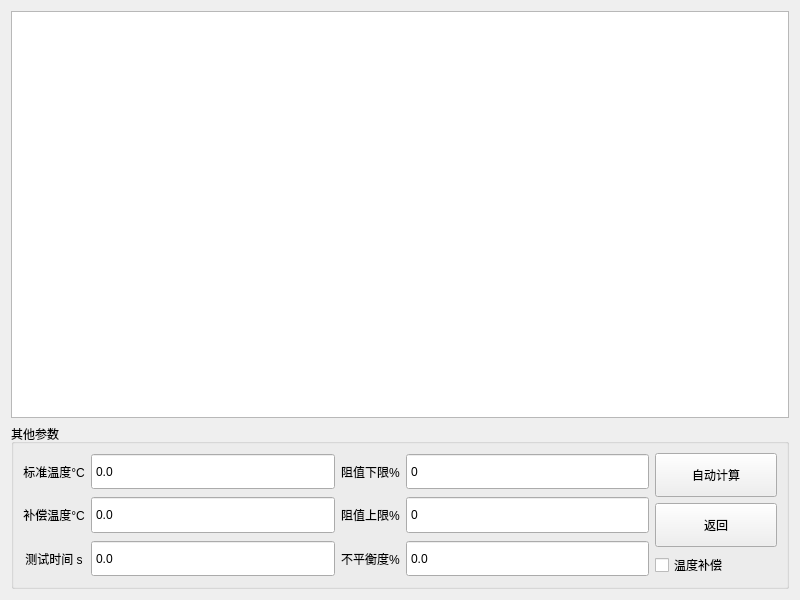
<?xml version="1.0" encoding="UTF-8"?>
<ui version="4.0">
 <class>Resistance</class>
 <widget class="QWidget" name="Resistance">
  <property name="geometry">
   <rect>
    <x>0</x>
    <y>0</y>
    <width>800</width>
    <height>600</height>
   </rect>
  </property>
  <property name="windowTitle">
   <string>Form</string>
  </property>
  <layout class="QVBoxLayout" name="verticalLayout" stretch="3,1">
   <item>
    <widget class="QTableWidget" name="TabSetDcr">
     <property name="editTriggers">
      <set>QAbstractItemView::AllEditTriggers</set>
     </property>
     <property name="selectionMode">
      <enum>QAbstractItemView::SingleSelection</enum>
     </property>
     <attribute name="horizontalHeaderVisible">
      <bool>false</bool>
     </attribute>
     <attribute name="horizontalHeaderDefaultSectionSize">
      <number>60</number>
     </attribute>
     <attribute name="horizontalHeaderHighlightSections">
      <bool>false</bool>
     </attribute>
     <attribute name="horizontalHeaderStretchLastSection">
      <bool>true</bool>
     </attribute>
     <attribute name="verticalHeaderDefaultSectionSize">
      <number>50</number>
     </attribute>
     <attribute name="verticalHeaderHighlightSections">
      <bool>false</bool>
     </attribute>
     <column>
      <property name="text">
       <string>选中</string>
      </property>
     </column>
     <column>
      <property name="text">
       <string>端一</string>
      </property>
     </column>
     <column>
      <property name="text">
       <string>端二</string>
      </property>
     </column>
     <column>
      <property name="text">
       <string>线圈材料</string>
      </property>
     </column>
     <column>
      <property name="text">
       <string>单位</string>
      </property>
     </column>
     <column>
      <property name="text">
       <string>电阻下限</string>
      </property>
     </column>
     <column>
      <property name="text">
       <string>电阻上限</string>
      </property>
     </column>
     <column>
      <property name="text">
       <string>标准电阻</string>
      </property>
     </column>
    </widget>
   </item>
   <item>
    <widget class="QGroupBox" name="BoxOther">
     <property name="title">
      <string>其他参数</string>
     </property>
     <layout class="QGridLayout" name="gridLayout" columnstretch="0,2,0,2,1">
      <item row="2" column="1">
       <widget class="QDoubleSpinBox" name="BoxTime">
        <property name="sizePolicy">
         <sizepolicy hsizetype="Minimum" vsizetype="Expanding">
          <horstretch>0</horstretch>
          <verstretch>0</verstretch>
         </sizepolicy>
        </property>
        <property name="buttonSymbols">
         <enum>QAbstractSpinBox::NoButtons</enum>
        </property>
        <property name="decimals">
         <number>1</number>
        </property>
       </widget>
      </item>
      <item row="1" column="3">
       <widget class="QDoubleSpinBox" name="BoxMax">
        <property name="sizePolicy">
         <sizepolicy hsizetype="Minimum" vsizetype="Expanding">
          <horstretch>0</horstretch>
          <verstretch>0</verstretch>
         </sizepolicy>
        </property>
        <property name="buttonSymbols">
         <enum>QAbstractSpinBox::NoButtons</enum>
        </property>
        <property name="decimals">
         <number>0</number>
        </property>
        <property name="maximum">
         <double>9900.000000000000000</double>
        </property>
       </widget>
      </item>
      <item row="0" column="2">
       <widget class="QLabel" name="TextMin">
        <property name="text">
         <string>阻值下限%</string>
        </property>
        <property name="alignment">
         <set>Qt::AlignCenter</set>
        </property>
       </widget>
      </item>
      <item row="0" column="3">
       <widget class="QDoubleSpinBox" name="BoxMin">
        <property name="sizePolicy">
         <sizepolicy hsizetype="Minimum" vsizetype="Expanding">
          <horstretch>0</horstretch>
          <verstretch>0</verstretch>
         </sizepolicy>
        </property>
        <property name="buttonSymbols">
         <enum>QAbstractSpinBox::NoButtons</enum>
        </property>
        <property name="decimals">
         <number>0</number>
        </property>
       </widget>
      </item>
      <item row="0" column="0">
       <widget class="QLabel" name="TextStdTemp">
        <property name="text">
         <string>标准温度°C</string>
        </property>
        <property name="alignment">
         <set>Qt::AlignCenter</set>
        </property>
       </widget>
      </item>
      <item row="2" column="0">
       <widget class="QLabel" name="TextTime">
        <property name="text">
         <string>测试时间 s</string>
        </property>
        <property name="alignment">
         <set>Qt::AlignCenter</set>
        </property>
       </widget>
      </item>
      <item row="1" column="1">
       <widget class="QDoubleSpinBox" name="BoxOffset">
        <property name="sizePolicy">
         <sizepolicy hsizetype="Minimum" vsizetype="Expanding">
          <horstretch>0</horstretch>
          <verstretch>0</verstretch>
         </sizepolicy>
        </property>
        <property name="buttonSymbols">
         <enum>QAbstractSpinBox::NoButtons</enum>
        </property>
        <property name="decimals">
         <number>1</number>
        </property>
       </widget>
      </item>
      <item row="1" column="0">
       <widget class="QLabel" name="TextOffsetTemp">
        <property name="text">
         <string>补偿温度°C</string>
        </property>
        <property name="alignment">
         <set>Qt::AlignCenter</set>
        </property>
       </widget>
      </item>
      <item row="1" column="2">
       <widget class="QLabel" name="TextMax">
        <property name="text">
         <string>阻值上限%</string>
        </property>
        <property name="alignment">
         <set>Qt::AlignCenter</set>
        </property>
       </widget>
      </item>
      <item row="0" column="4" rowspan="3">
       <widget class="QWidget" name="WidgetButton" native="true">
        <layout class="QVBoxLayout" name="verticalLayout_2">
         <property name="leftMargin">
          <number>0</number>
         </property>
         <property name="topMargin">
          <number>0</number>
         </property>
         <property name="rightMargin">
          <number>0</number>
         </property>
         <property name="bottomMargin">
          <number>0</number>
         </property>
         <item>
          <widget class="QPushButton" name="BtnSDLRAuto">
           <property name="sizePolicy">
            <sizepolicy hsizetype="Expanding" vsizetype="Expanding">
             <horstretch>0</horstretch>
             <verstretch>0</verstretch>
            </sizepolicy>
           </property>
           <property name="minimumSize">
            <size>
             <width>97</width>
             <height>44</height>
            </size>
           </property>
           <property name="text">
            <string>自动计算</string>
           </property>
          </widget>
         </item>
         <item>
          <widget class="QPushButton" name="BtnSDLRExit">
           <property name="sizePolicy">
            <sizepolicy hsizetype="Expanding" vsizetype="Expanding">
             <horstretch>0</horstretch>
             <verstretch>0</verstretch>
            </sizepolicy>
           </property>
           <property name="minimumSize">
            <size>
             <width>97</width>
             <height>44</height>
            </size>
           </property>
           <property name="text">
            <string>返回</string>
           </property>
          </widget>
         </item>
         <item>
          <widget class="QCheckBox" name="BoxOffsetEnable">
           <property name="text">
            <string>温度补偿</string>
           </property>
          </widget>
         </item>
        </layout>
       </widget>
      </item>
      <item row="2" column="2">
       <widget class="QLabel" name="TextUnbalance">
        <property name="text">
         <string>不平衡度%</string>
        </property>
       </widget>
      </item>
      <item row="2" column="3">
       <widget class="QDoubleSpinBox" name="BoxUnbalance">
        <property name="sizePolicy">
         <sizepolicy hsizetype="Minimum" vsizetype="Expanding">
          <horstretch>0</horstretch>
          <verstretch>0</verstretch>
         </sizepolicy>
        </property>
        <property name="buttonSymbols">
         <enum>QAbstractSpinBox::NoButtons</enum>
        </property>
        <property name="decimals">
         <number>1</number>
        </property>
       </widget>
      </item>
      <item row="0" column="1">
       <widget class="QDoubleSpinBox" name="BoxStd">
        <property name="sizePolicy">
         <sizepolicy hsizetype="Minimum" vsizetype="Expanding">
          <horstretch>0</horstretch>
          <verstretch>0</verstretch>
         </sizepolicy>
        </property>
        <property name="buttonSymbols">
         <enum>QAbstractSpinBox::NoButtons</enum>
        </property>
        <property name="decimals">
         <number>1</number>
        </property>
       </widget>
      </item>
     </layout>
    </widget>
   </item>
  </layout>
 </widget>
 <resources/>
 <connections/>
</ui>
